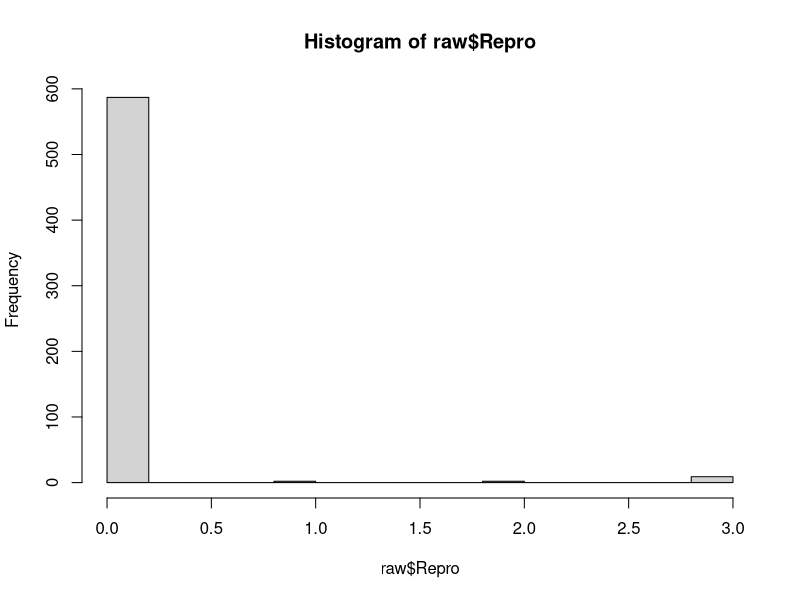
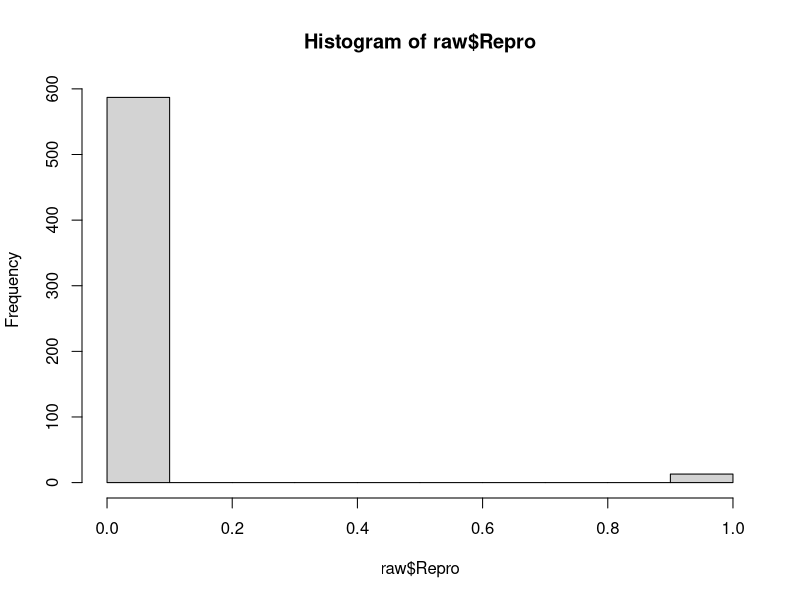
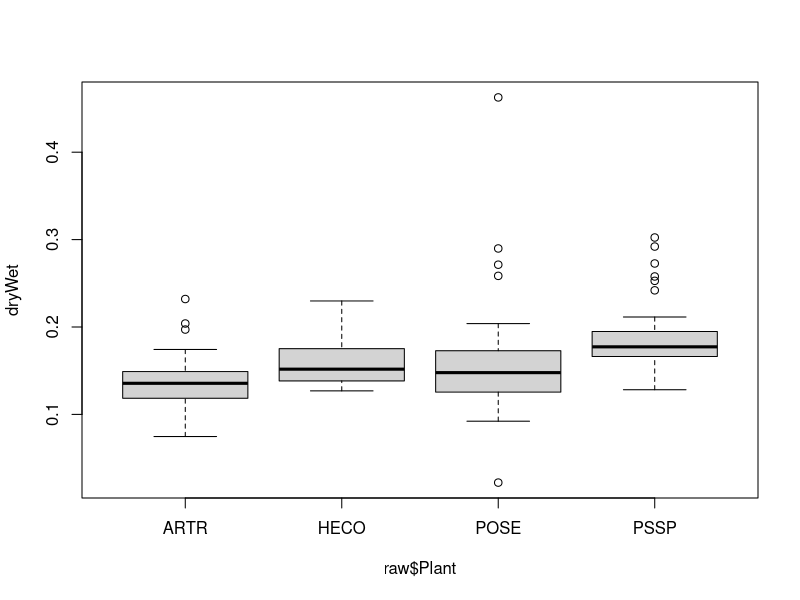
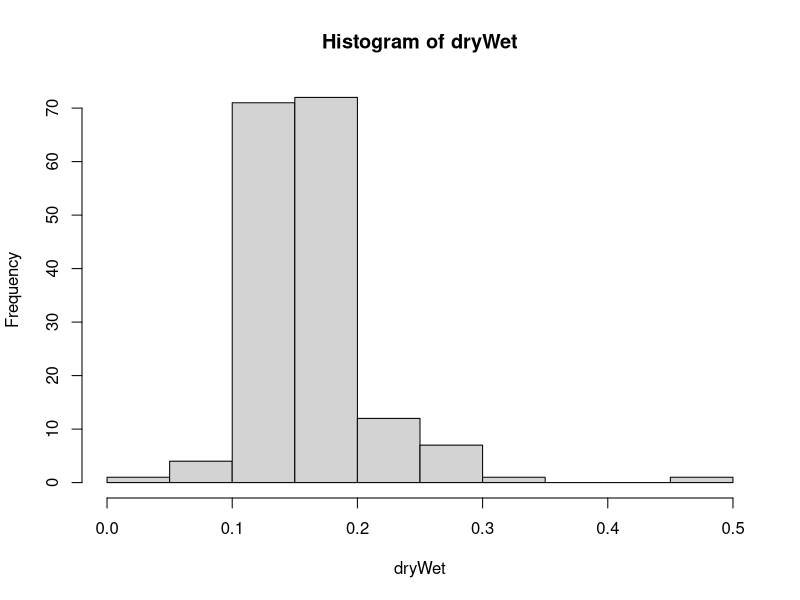
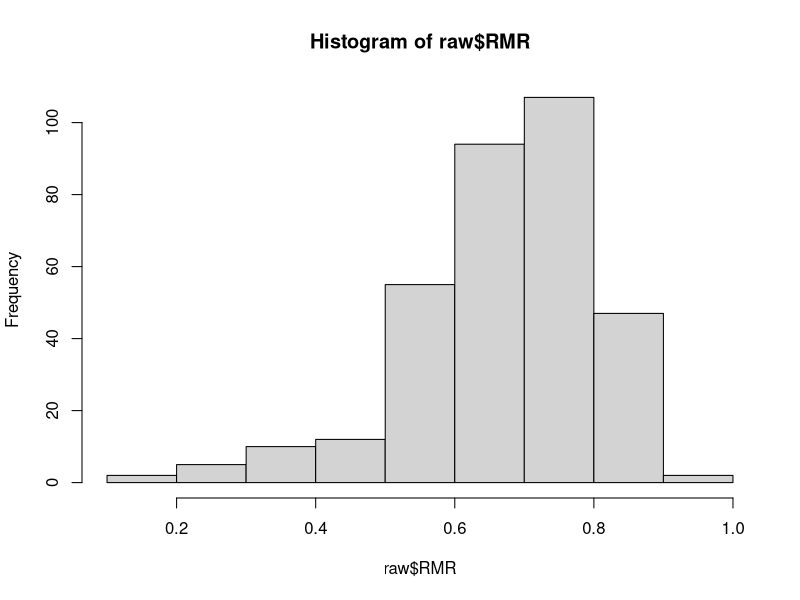
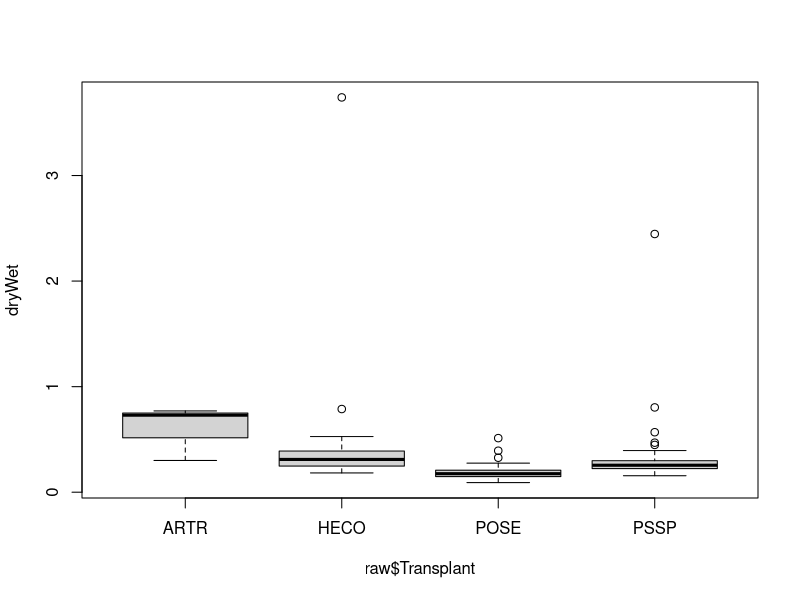
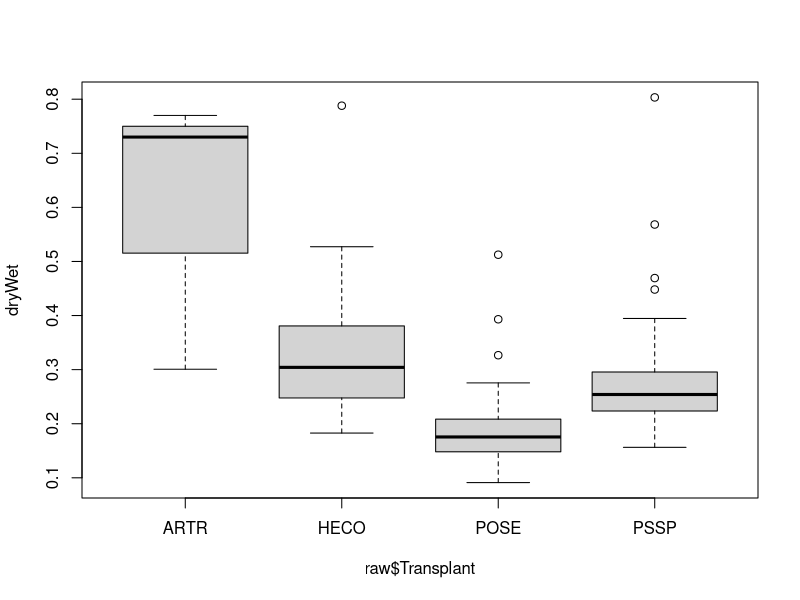
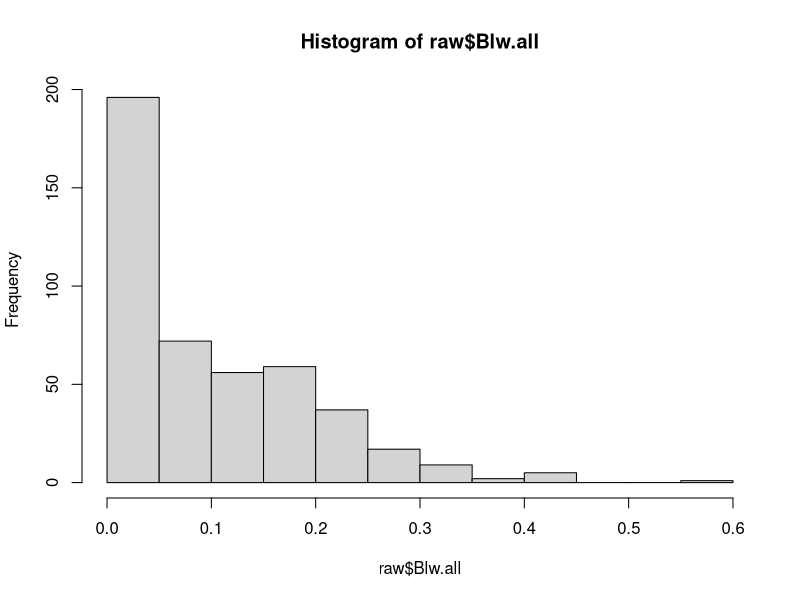

Source code (R) for these figures, in order:
############################################################
#This code takes the raw data with corrected labels and 
#does cleaning and processing for downstream analyses 
#AC update 190818
##############################################################

setwd("C:/Users/yc68991/Box Sync/PSFcoexist/R/PSFcoexist")
setwd("C:/Users/yyach/Box Sync/PSFcoexist/R/PSFcoexist")
library(car)

################Field data 2018/2019 cleaning###############################
#raw data import
raw<-read.csv("./data/Transplant data year 2_labels corrected 190819.csv")

#Area
raw$Area<-raw$Long_190620/2*raw$Short_190620/2*pi #calculate as ellipse

#Survival
raw$Surv<-raw$Surv_190630

#Germination
germ1<-apply(raw[,c("Germ_190424","Germ_190509")],1,FUN="max") #Calculate the max of the 2 first germ surveys since I didn't pull germinants after first survey
raw$Germ<-raw$Germ_190605+germ1 #add the last census
summary(raw$Germ) #looks great

#Reproduction
raw$Repro_190605[is.na(raw$Repro_190605)]<-0
raw$Repro<-raw$Repro_190605+raw$Repro_190620+raw$Repro_190630
hist(raw$Repro)#for the ones counted more than once return to just 1
raw$Repro[raw$Repro>1]<-1
hist(raw$Repro)

#Height
raw$Height<-rep(0,600)
raw$Height[raw$Ruler=="Silver"]<-raw$Height_190620[raw$Ruler=="Silver"]+0.3 #account for bit at bottom of ruler
raw$Height[raw$Ruler=="Pink"]<-raw$Height_190620[raw$Ruler=="Pink"]+0.5 #account for bit at bottom of ruler
raw$Height[raw$Height==0]<-NA #Make sure missing values are not coded as zero

#Fungus
raw$Fungus[is.na(raw$Fungus)]<-0

#Calculate diameter of donor plant
raw$Diam_donor<-raw$Dist_centroid-raw$Dist_edge

#Output
clean<-raw[,c("fieldID","DonorSpp","Transplant","Treatment","Transect","Rep","Position","Offset","Side",
              "Transplant.date","Dist_centroid","Dist_edge","Abv.mass","Area","Surv","Germ","Repro","Height","Diam_donor")]
write.csv(clean,"./data/Transplant data clean 190201.csv")

#######################Greenhouse Comp 2019 Cleaning##########################
#raw data import
raw<-read.csv("./data/Seedling comp data with harvest 190818.csv")

#Calculate "max neighbors"
N.counts<-raw[,c("N_1","N_3","N_4","N_5","N_6","N_7","N_8","N_9","N_10", #no N_2
                 "N_11","N_12","N_13","N_14","N_15","N_16","N_17")]
raw$N.max<-apply(N.counts,1,function(x){max(x[!is.na(x)])})
raw$N.max[which(raw$N.max=="-Inf")]<-0

#Label intra/inter/solo based on harvest neighbor data
raw$Type<-rep(0,180)
for (i in 1:180) {
  if (raw$FocalNew[i]!=raw$NeighborNew[i]) {
    raw$Type[i]<-"Inter"
    next
  }
  if (raw$FocalNew[i]==raw$NeighborNew[i]) {
    if(is.na(raw$N.all.mass[i])) raw$Type[i]<-"Solo"
    else raw$Type[i]<-"Intra"
  }
}

#Calculate neighbor per cap biomass
raw$N.all.percap<-raw$N.all.mass/(raw$N.dead+raw$N.live)
raw$N.live.percap<-raw$N.all.mass*raw$N.live/(raw$N.dead+raw$N.live)

#OUTPUT clean and useful data for analyses
clean<-raw[,c("ID","Rep","FocalNew","NeighborNew","F.H","N.live","N.dead","F.mass","N.all.mass","N.max","Type","N.all.percap","N.live.percap")]
write.csv(clean,"./data/Greenhouse comp data clean 190818.csv")

#######################Greenhouse Data 2018 Cleaning##########################
#Raw data import
raw<-read.csv("./data/Greenhouse data 190120.csv")

#Derive values of interest---------------

#Germination 
raw$harvested_extra[is.na(raw$harvested_extra)]<-0
#Germination should be calculated as the number of harvested extra +1 except for those that had no germination
#Make a column for germ yes/no
raw$germStatus[raw$g_180605==0]<-0
raw$germStatus[raw$g_180605!=0]<-1
#Calculate final germination
for (i in 1:length(raw[,1])){
  if (raw$germStatus[i]==0) raw$germ[i]<-0
  else raw$germ[i]<-max(raw$harvested_extra[i]+1,raw$g_180605[i])
}

#Survival
raw$newGerm[is.na(raw$newGerm)]<-0
for (i in 1:length(raw[,1])){
  if (raw$germStatus[i]!=0&raw$newGerm[i]!=1) raw$surv[i]<-raw$surv_180713[i]#don't count survival for new germs and no germs
  if (raw$germStatus[i]==0) raw$surv[i]<-NA
}

#Belowground biomass
#Examine dry-wet ratios
dryWet<-raw$blw.dry/raw$blw.sub
boxplot(dryWet~raw$Plant)#not super different
hist(dryWet)
summary.aov(lm(dryWet~raw$Plant))#sig diffs among spp for dry:wet
#Process data
raw$blw<-NA
for (i in 1:length(raw[,1])){
  if(!is.na(raw$blw.dry[i])&is.na(raw$blw.sub[i])) {
    raw$blw[i]<-raw$blw.dry[i]
    next
  }
  if (is.na(raw$blw.wet[i])&!is.na(raw$blw.sub[i])){#use sub dry for those with no full wet samples (n=2)
    raw$blw[i]<-raw$blw.dry[i]
    next
  }
  if (!is.na(raw$blw.sub[i])){
    raw$blw[i]<-raw$blw.wet[i]*raw$blw.dry[i]/raw$blw.sub[i]
  }
  
}

#Calculate RMR (root mass ratio)
raw$RMR<-raw$blw/(raw$abv+raw$blw)
#check distribution
hist(raw$RMR)

#OUTPUT clean data with only columns of interest-------------------
clean<-raw[,c(1:5,16,19,21,23:27)]
write.csv(clean,"./data/Greenhouse data clean 190122.csv")


#######################Field Data 2017/2018 Cleaning##########################
#Raw data import
raw<-read.csv("./data/Transplant data_labels corrected 190102.csv")

#Derive values of interest---------------
#Area
raw$Area<-raw$Length180709/2*raw$Width180709/2*pi #calculate as ellipse

#Belowground biomass
#Examine dry-wet ratios
dryWet<-raw$Blw/raw$Blw.sub
boxplot(dryWet~raw$Transplant)#2 outliers that are >1
#Take out outliers from raw data
out<-which(dryWet>1)
raw$Blw[out]<-NA
raw$Blw.sub[out]<-NA
#recalculate
dryWet<-raw$Blw/raw$Blw.sub
boxplot(dryWet~raw$Transplant)#species-specific ratios
summary(aov(dryWet~raw$Transplant))#super significant
ARTR.ratio<-mean(na.exclude(dryWet[which(raw$Transplant=="ARTR")]))
HECO.ratio<-mean(na.exclude(dryWet[which(raw$Transplant=="HECO")]))
POSE.ratio<-mean(na.exclude(dryWet[which(raw$Transplant=="POSE")]))
PSSP.ratio<-mean(na.exclude(dryWet[which(raw$Transplant=="PSSP")]))
#Process data
raw$Blw.all<-NA
for (i in 1:length(raw[,1])){
  if (!is.na(raw$Blw[i])){
    raw$Blw.all[i]<-raw$Blw.wet.num[i]*raw$Blw[i]/raw$Blw.sub[i]
    next
  }
  if (!is.na(raw$Blw.wet.num[i])){#use mean spp ratios for ones without subsamples
    if (raw$Transplant[i]=="ARTR"){
      raw$Blw.all[i]<-raw$Blw.wet.num[i]*ARTR.ratio
    }
    if (raw$Transplant[i]=="HECO"){
      raw$Blw.all[i]<-raw$Blw.wet.num[i]*HECO.ratio
    }
    if (raw$Transplant[i]=="POSE"){
      raw$Blw.all[i]<-raw$Blw.wet.num[i]*POSE.ratio
    }
    if (raw$Transplant[i]=="PSSP"){
      raw$Blw.all[i]<-raw$Blw.wet.num[i]*PSSP.ratio
    }
  }

}
#Check for outliers
hist(raw$Blw.all)#looks fine
boxplot(raw$Blw.all~raw$Transplant)#looks fine

#Repro
raw$Repro180514[is.na(raw$Repro180514)]<-0
raw$Repro180709[is.na(raw$Repro180709)]<-0
raw$Repro<-raw$Repro180514+raw$Repro180709
raw$Repro[raw$Repro>1]<-1

#Germination (did not use April census bc low confidence in seedling ID, likely all weeds)
raw$Germ180514[is.na(raw$Germ180514)]<-0
raw$Germ180531[is.na(raw$Germ180531)]<-0
raw$Germ180709[is.na(raw$Germ180709)]<-0
raw$Germ180716[is.na(raw$Germ180716)]<-0
raw$Germ<-raw$Germ180514+raw$Germ180531+raw$Germ180709+raw$Germ180716
hist(raw$Germ)
subset(raw,Germ>10)#only one entry with 11, accompanying notes confirm all definitely ARTR. Leave in as is.

#Survival
raw$Surv<-raw$Surv180709
raw$Surv[is.na(raw$Surv)]<-1

#Height
raw$Height<-raw$Height180709

#OUTPUT clean data with only columns of interest-------------------
clean<-raw[,c(1:6,10,32,36,40:45)]
write.csv(clean,"./data/Transplant data clean 190201.csv")
